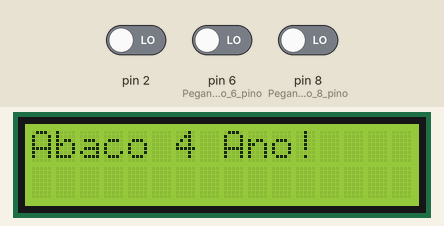
A sketch run on a simulated Arduino Uno, built with avr-gcc and run on an emulated ATmega328P. Parts: 16×2 character LCD. The inputs (shaded band) are chosen by the test bench; at power-on: pin 2 LOW, pin 6 (Pegando_input_do_6_pino) LOW, pin 8 (Pegando_input_do_8_pino) LOW.

Above: at 1.2 s.
1.3 s: pin 2 driven HIGH
4.3 s: pin 6 (Pegando_input_do_6_pino) driven HIGH
At 7.0 s:
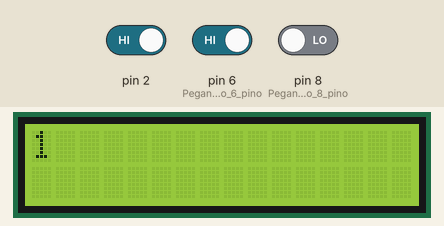
7.1 s: pin 8 (Pegando_input_do_8_pino) driven HIGH
At 10.0 s:
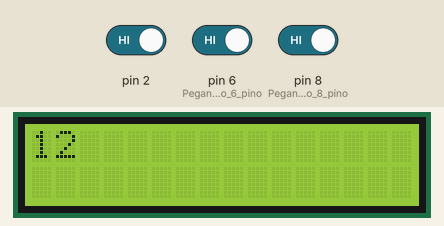
10.1 s: pin 2 driven LOW
At 13.0 s:
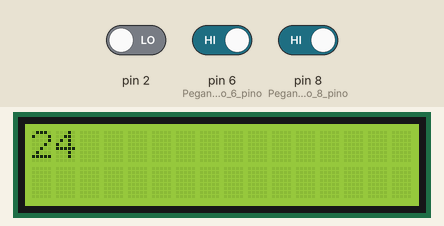
13.1 s: pin 6 (Pegando_input_do_6_pino) driven LOW
At 15.3 s:
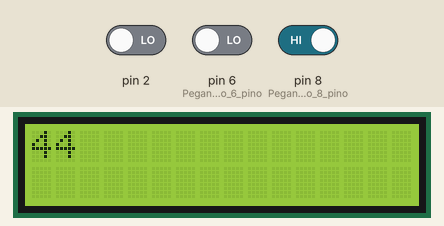
16.1 s: pin 6 (Pegando_input_do_6_pino) driven HIGH
At 18.1 s:
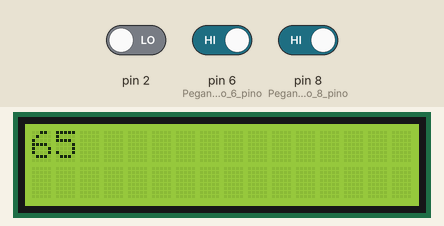
Timing chart, 0 to 19.6 s (numbered marks = the images above; inputs shaded):
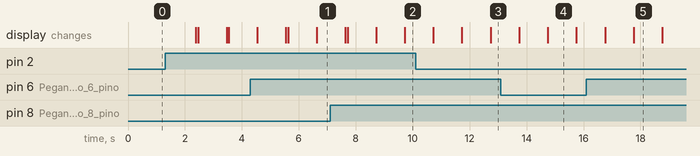

The sketch:

contador.ino
```cpp
#include <LiquidCrystal_I2C.h>
#include <LiquidCrystal.h>

LiquidCrystal_I2C lcd(0x27,16,2);  // Criando um LCD de 16x2 no endereço 0x20

int botao10 = 0, botao1 = 0; //Criando váriaveis dos botões

int var = 0; //Criando a váriavel do número que será somado

void setup()
{
  lcd.init();                 // Inicializando o LCD
  lcd.backlight();            // Ligando o BackLight do LCD
  lcd.clear();
  lcd.print("Abaco 4 Ano!"); // Exibindo no LED Hello, world!
  pinMode(8, INPUT);         //Pegando input do 8 pino
  pinMode(6, INPUT);         //Pegando input do 6 pino
}

void loop()
{
  botao10 = digitalRead(8); //ler a porta 8
  if (botao10 == HIGH) {
    var+=10;	//adiciona 10
    delay(1000); //delay para o sistema não somar diretão
    lcd.clear(); //limpa o lcd
  	lcd.print(var); // escreve no lcd
  }
  else {
    var+=0; //caso não esteja sendo clicado  soma 0
  }
  botao1 = digitalRead(6); //ler a porta 6*/
  if (botao1 == HIGH) {
    var+=1; // adiciona um
    delay(1000);
    lcd.clear();
  	lcd.print(var);

  }
  else {
    var+=0;
  }
  botao10 = digitalRead(2); //ler a porta 8
  if (botao10 == HIGH) {
    setup(); //volta para o zero
    delay(1000); //delay para o sistema não somar diretão
    lcd.clear(); //limpa o lcd
  	lcd.print(var); // escreve no lcd
  }
  else {
    var+=0; //caso não esteja sendo clicado  soma 0
  }
}
```

semaforo.cpp
```cpp
int buttonState = 0;
int cor = 0;

void setup()
{
  Serial.begin(9600);
  pinMode(10, OUTPUT);
  pinMode(8, OUTPUT);
  pinMode(6, OUTPUT);
  pinMode(12, INPUT);
}

void loop()
{
  buttonState = digitalRead(12);
  if (buttonState == HIGH) {
    cor ++;
    Serial.println(cor);

  }

  switch(cor) {
  case 1:
    digitalWrite(6, HIGH);
    digitalWrite(8, LOW);
  	digitalWrite(10, LOW);
    break;
  case 2:
    digitalWrite(6, LOW);
    digitalWrite(8, HIGH);
  	digitalWrite(10, LOW);
    break;
  default:
    digitalWrite(6, LOW);
    digitalWrite(8, LOW);
  	digitalWrite(10, HIGH);
}
  if(cor > 2){
    cor = 0;
  }
  delay(500);
}
```

Measured:
- what the display in image 4 shows lasts 1.1 s, from 14.7 s to 15.8 s
